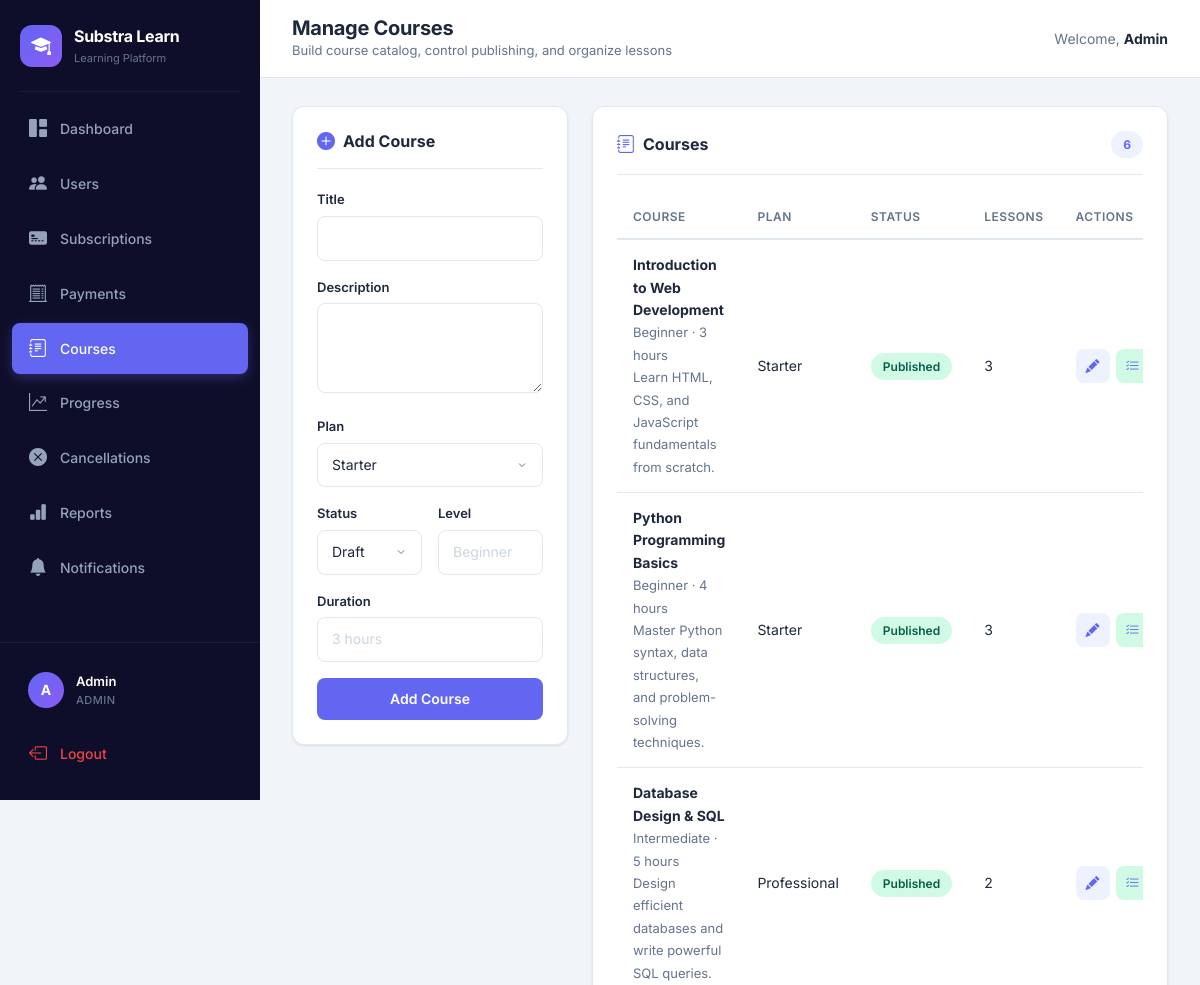
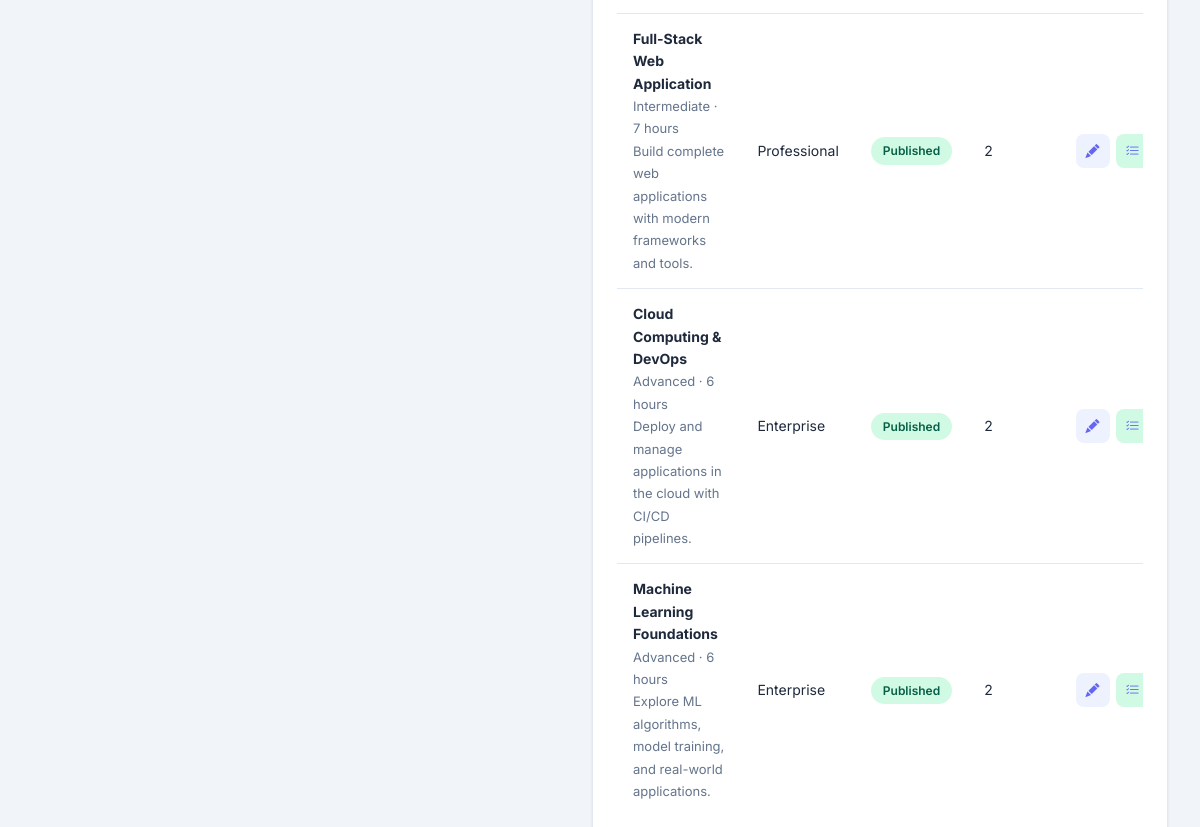
The page /admin/courses (signed in) on the database as committed earlier (2 pictures, top to bottom).
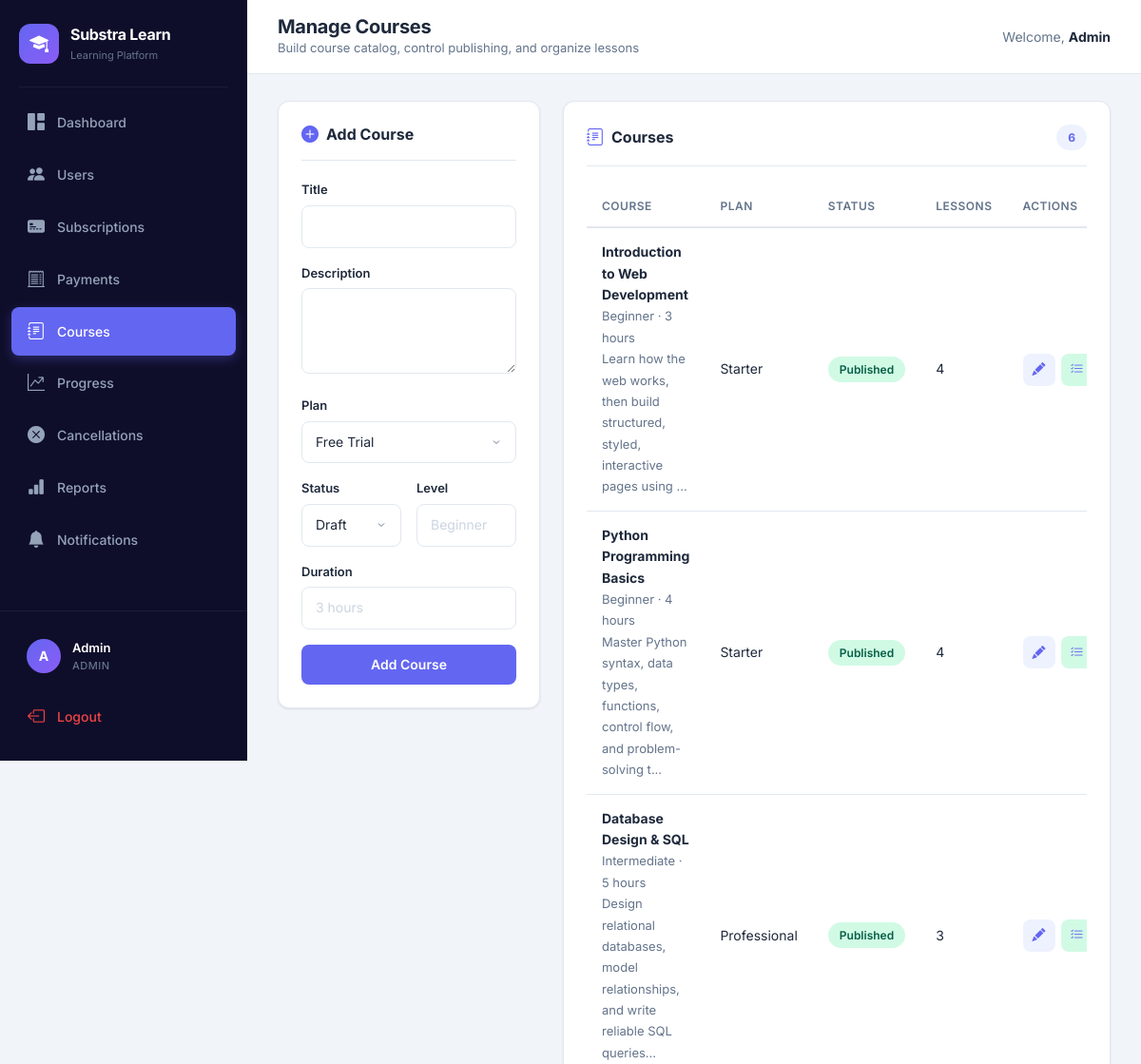
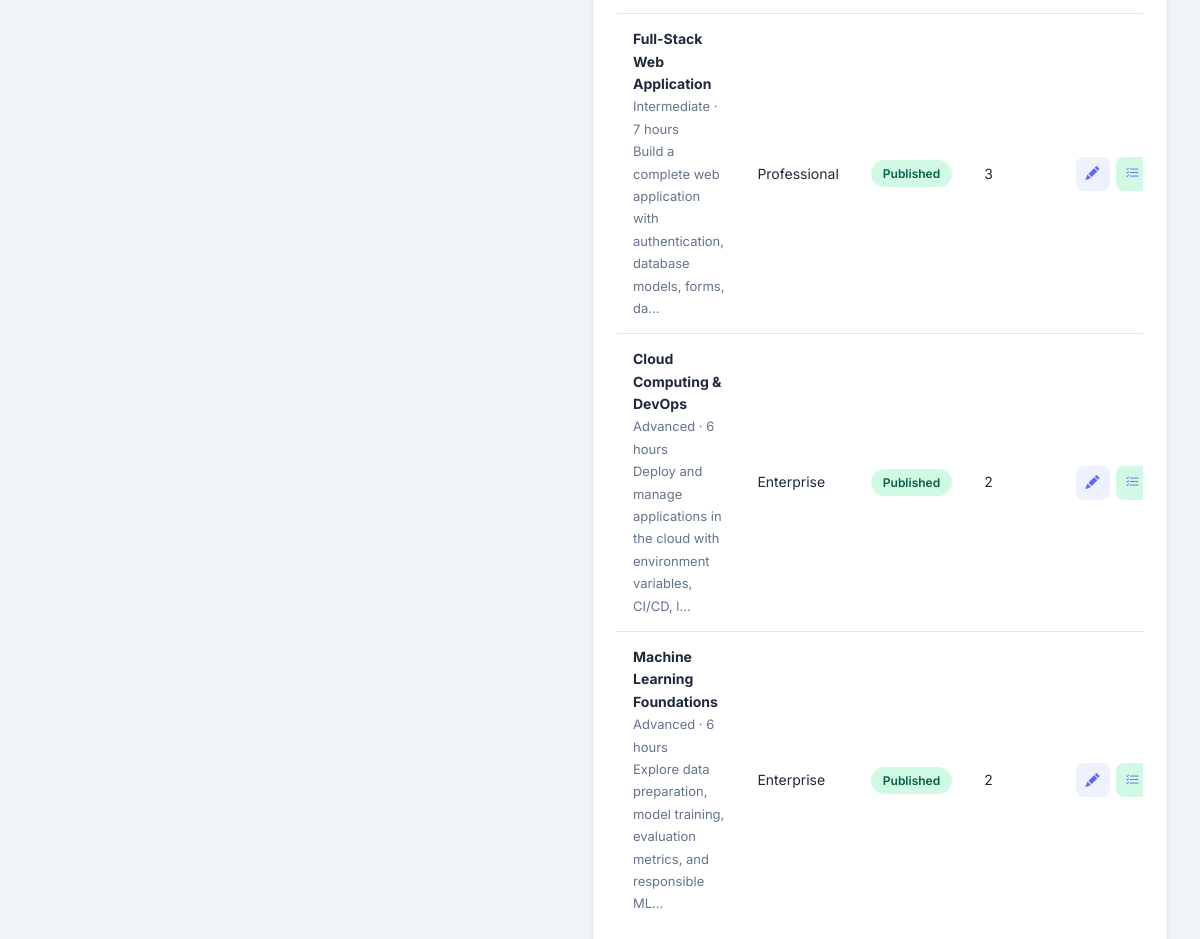
The same page on the database as committed later (2 pictures, top to bottom).
### tables this page shows
CREATE TABLE courses (
    id INTEGER PRIMARY KEY AUTOINCREMENT,
    title TEXT NOT NULL,
    description TEXT DEFAULT '',
    plan_id INTEGER NOT NULL,
    status TEXT DEFAULT 'draft',
    thumbnail_url TEXT DEFAULT '',
    level TEXT DEFAULT '',
    duration TEXT DEFAULT '',
    created_at TEXT DEFAULT (datetime('now')),
    FOREIGN KEY (plan_id) REFERENCES plans(id)
);

### app.py (the view)
@app.route("/admin/courses")
@admin_required
def admin_courses():
    conn = get_db(); courses = conn.execute("""SELECT c.*, p.name as plan_name, COUNT(DISTINCT l.id) as lesson_count FROM courses c JOIN plans p ON c.plan_id = p.id LEFT JOIN lessons l ON l.course_id=c.id GROUP BY c.id ORDER BY p.price, c.title""").fetchall(); plans = conn.execute("SELECT * FROM plans WHERE status='active' ORDER BY price").fetchall(); conn.close(); return render_template("admin_courses.html", courses=courses, plans=plans)

### app.py (called while the page is built)
def get_db():
    conn = sqlite3.connect(os.getenv("DATABASE_PATH", DB_PATH), timeout=10)
    conn.row_factory = sqlite3.Row
    conn.execute("PRAGMA journal_mode=WAL")
    conn.execute("PRAGMA busy_timeout=10000")
    conn.execute("PRAGMA foreign_keys=ON")
    return conn

def get_csrf_token():
    if "_csrf_token" not in session:
        session["_csrf_token"] = secrets.token_urlsafe(32)
    return session["_csrf_token"]

@app.context_processor
def inject_helpers():
    def csrf_field():
        return Markup(f'<input type="hidden" name="csrf_token" value="{escape(get_csrf_token())}">')
    return {"csrf_token": get_csrf_token, "csrf_field": csrf_field}

@app.before_request
def protect_posts():
    if request.method != "POST" or request.endpoint == "stripe_webhook":
        return
    sent = request.form.get("csrf_token", "")
    expected = session.get("_csrf_token", "")
    if not expected or not hmac.compare_digest(sent, expected):
        abort(400, "Invalid CSRF token")

def admin_required(func):
    @wraps(func)
    def wrapper(*args, **kwargs):
        if "user_id" not in session or session.get("role") != "admin":
            flash("Access denied", "danger")
            return redirect("/login")
        return func(*args, **kwargs)
    return wrapper

@app.before_request
def refresh_badges():
    if "user_id" not in session:
        return
    try:
        conn = get_db()
        session["notification_count"] = conn.execute(
            "SELECT COUNT(*) FROM notifications WHERE user_id=? AND is_read=0", (session["user_id"],)
        ).fetchone()[0]
        if session.get("role") == "admin":
            session["pending_count"] = conn.execute("SELECT COUNT(*) FROM cancellation_requests WHERE status='pending'").fetchone()[0]
            session["failed_payment_count"] = conn.execute("SELECT COUNT(*) FROM payments WHERE status='failed'").fetchone()[0]
        conn.close()
    except Exception:
        pass

### templates/admin_courses.html (shortened to what this page needs)
{% extends "base.html" %}
{% block page_title %}Manage Courses{% endblock %}
{% block page_subtitle %}Build course catalog, control publishing, and organize lessons{% endblock %}
{% block content %}
<div class="row g-4">
    <div class="col-lg-4">
        <div class="content-card">
            <div class="card-header-custom">
                <h2 class="card-title">
                    <i class="bi bi-plus-circle-fill"></i> Add Course
                </h2>
            </div>
            <form method="POST" action="/admin/create_course">
                <div class="form-group">
                    <label class="form-label">Title</label>
                    <input name="title" class="form-input" required>
                </div>
                <div class="form-group">
                    <label class="form-label">Description</label>
                    <textarea name="description" class="form-input" rows="3"></textarea>
                </div>
                <div class="form-group">
                    <label class="form-label">Plan</label>
                    <select name="plan_id" class="form-input">
                        {% for p in plans %}
                        <option value="{{ p['id'] }}">{{ p['name'] }}</option>
                        {% endfor %}
                    </select>
                </div>
                <div class="form-row">
                    <div class="form-group">
                        <label class="form-label">Status</label>
                        <select name="status" class="form-input">
                            <option value="draft">Draft</option>
                        </select>
                    </div>
                    <div class="form-group">
                        <label class="form-label">Level</label>
                        <input name="level" class="form-input" placeholder="Beginner">
                    </div>
                </div>
                <div class="form-group">
                    <label class="form-label">Duration</label>
                    <input name="duration" class="form-input" placeholder="3 hours">
                </div>
                <button type="submit" class="btn-custom btn-primary-custom w-100">
                    Add Course
                </button>
            </form>
        </div>
    </div>
    <div class="col-lg-8">
        <div class="content-card">
            <div class="card-header-custom">
                <h2 class="card-title">
                    <i class="bi bi-journal-text"></i> Courses
                </h2>
                <span class="badge-count">{{ courses|length }}</span>
            </div>
            <div class="table-wrapper">
                <table class="table-custom">
                    <thead>
                        <tr>
                            <th>Course</th>
                            <th>Plan</th>
                            <th>Status</th>
                            <th>Lessons</th>
                            <th>Actions</th>
                        </tr>
                    </thead>
                    <tbody>
                        {% for c in courses %}
                        <tr>
                            <td>
                                <strong>{{ c['title'] }}</strong><br>
                                <span class="text-muted-custom">
                                    {{ c['level'] or 'No level' }} · {{ c['duration'] or 'No duration' }}
                                </span><br>
                                <span class="text-muted-custom">
                                    {{ c['description'][:80] }}{% if c['description']|length > 80 %}...{% endif %}
                                </span>
                            </td>
                            <td>{{ c['plan_name'] }}</td>
                            <td>
                                <span class="badge-status {{ 'badge-active' if c['status'] == 'published' else 'badge-pending' }}">
                                    {{ c['status']|title }}
                                </span>
                            </td>
                            <td>{{ c['lesson_count'] }}</td>
                            <td>
                                <div class="action-btns">
                                    <button
                                        type="button"
                                        class="btn-icon edit-course-btn"
                                        title="Edit Course"
                                        data-id="{{ c['id'] }}"
                                        data-title="{{ c['title']|e }}"
                                        data-description="{{ c['description']|e }}"
                                        data-plan-id="{{ c['plan_id'] }}"
                                        data-status="{{ c['status']|e }}"
                                        data-level="{{ (c['level'] or '')|e }}"
                                        data-duration="{{ (c['duration'] or '')|e }}"
                                    >
                                        <i class="bi bi-pencil-fill"></i>
                                    </button>
                                    <a
                                        class="btn-icon btn-icon-success"
                                        href="/admin/course/{{ c['id'] }}/lessons"
                                        title="Manage Lessons"
                                    >
                                        <i class="bi bi-list-check"></i>
                                    </a>
                                </div>
                            </td>
                        </tr>
                        {% endfor %}
                    </tbody>
                </table>
            </div>
        </div>
    </div>
</div>
{% endblock %}

### templates/base.html (shortened to what this page needs)
<!DOCTYPE html>
<html lang="en">
<head>
    <link href="https://cdn.jsdelivr.net/npm/bootstrap@5.3.0/dist/css/bootstrap.min.css" rel="stylesheet">
    <link href="https://cdn.jsdelivr.net/npm/bootstrap-icons@1.11.0/font/bootstrap-icons.css" rel="stylesheet">
    <link href="/static/style.css" rel="stylesheet">
</head>
<body>
{% if session.get('user_id') %}
<aside class="sidebar" id="sidebar">
    <div class="sidebar-brand">
        <div class="brand-icon"><i class="bi bi-mortarboard-fill"></i></div>
        <div><span class="brand-name">Substra Learn</span><span class="brand-tagline">Learning Platform</span></div>
    </div>
    <div class="sidebar-divider"></div>
    <nav class="sidebar-nav">
        {% if session.get('role') == 'admin' %}
            <a href="/admin" class="nav-item {% if request.path == '/admin' %}active{% endif %}"><i class="bi bi-grid-1x2-fill"></i><span>Dashboard</span></a>
            <a href="/admin/users" class="nav-item {% if request.path.startswith('/admin/user') or request.path == '/admin/users' %}active{% endif %}"><i class="bi bi-people-fill"></i><span>Users</span></a>
            <a href="/admin/subscriptions" class="nav-item {% if request.path.startswith('/admin/subscription') %}active{% endif %}"><i class="bi bi-credit-card-2-front-fill"></i><span>Subscriptions</span></a>
            <a href="/admin/payments" class="nav-item "><i class="bi bi-receipt-cutoff"></i><span>Payments</span></a>
            <a href="/admin/courses" class="nav-item {% if request.path.startswith('/admin/course') or request.path == '/admin/courses' %}active{% endif %}"><i class="bi bi-journal-text"></i><span>Courses</span></a>
            <a href="/admin/progress" class="nav-item {% if request.path == '/admin/progress' %}active{% endif %}"><i class="bi bi-graph-up-arrow"></i><span>Progress</span></a>
            <a href="/admin/cancellations" class="nav-item "><i class="bi bi-x-circle-fill"></i><span>Cancellations</span></a>
            <a href="/admin/reports" class="nav-item {% if request.path == '/admin/reports' %}active{% endif %}"><i class="bi bi-bar-chart-fill"></i><span>Reports</span></a>
            <a href="/notifications" class="nav-item "><i class="bi bi-bell-fill"></i><span>Notifications</span></a>
        {% endif %}
    </nav>
    <div class="sidebar-footer">
        <div class="user-card"><div class="user-avatar">{{ session.get('user_name', 'U')[0]|upper }}</div><div class="user-info"><span class="user-name">{{ session.get('user_name') }}</span><span class="user-role">{{ session.get('role')|upper }}</span></div></div>
        <a href="/logout" class="nav-item logout-btn"><i class="bi bi-box-arrow-left"></i><span>Logout</span></a>
    </div>
</aside>
<main class="main-content">
    <header class="topbar">
        <div class="topbar-left"><div><h1 class="page-title">{% block page_title %}{% endblock %}</h1><p class="page-subtitle">{% block page_subtitle %}{% endblock %}</p></div></div>
        <div class="topbar-right"><span class="topbar-greeting">Welcome, <strong>{{ session.get('user_name') }}</strong></span></div>
    </header>
    <div class="page-content">{% block content %}{% endblock %}</div>
</main>
{% else %}
    {% block auth_content %}{% endblock %}
{% endif %}
</body>
</html>

Rows that differ between the two databases and show on the page:
changed courses "Introduction to Web Development": description "Learn HTML, CSS, and JavaScript fundamentals from scratch." → "Learn how the web works, then build structured, styled, interactive pages using"; lesson_count "3" → "4"; now shows "..."
changed courses "Python Programming Basics": description "Master Python syntax, data structures, and problem-solving techniques." → "Master Python syntax, data types, functions, control flow, and problem-solving t"; lesson_count "3" → "4"; now shows "..."
changed courses "Database Design & SQL": description "Design efficient databases and write powerful SQL queries." → "Design relational databases, model relationships, and write reliable SQL queries"; lesson_count "2" → "3"; now shows "..."
changed courses "Full-Stack Web Application": description "Build complete web applications with modern frameworks and tools." → "Build a complete web application with authentication, database models, forms, da"; lesson_count "2" → "3"; now shows "..."
changed courses "Cloud Computing & DevOps": description "Deploy and manage applications in the cloud with CI/CD pipelines." → "Deploy and manage applications in the cloud with environment variables, CI/CD, l"; now shows "..."
changed courses "Machine Learning Foundations": description "Explore ML algorithms, model training, and real-world applications." → "Explore data preparation, model training, evaluation metrics, and responsible ML"; now shows "..."
Other text that changed with them:
form field plan_id: "Starter" → "Free Trial"
